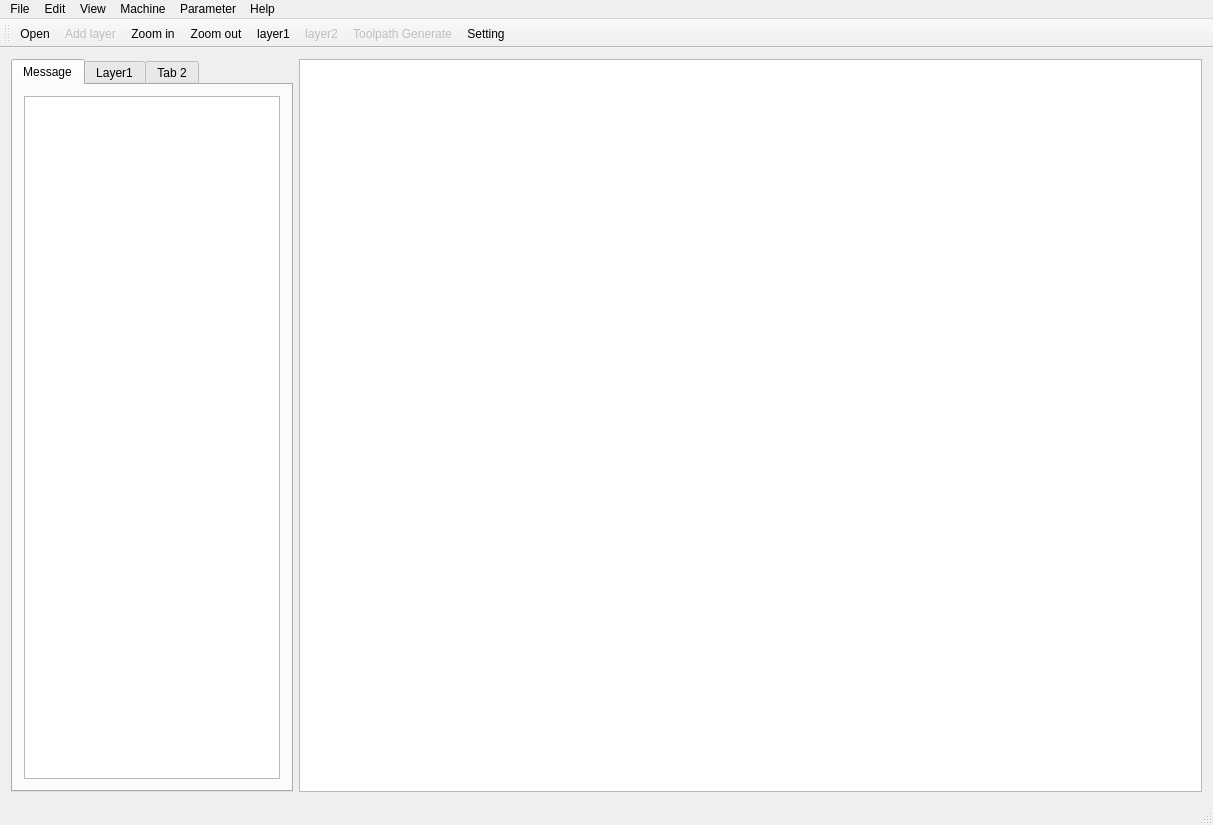
<?xml version="1.0" encoding="UTF-8"?>
<ui version="4.0">
 <class>MainWindow</class>
 <widget class="QMainWindow" name="MainWindow">
  <property name="geometry">
   <rect>
    <x>0</x>
    <y>0</y>
    <width>1213</width>
    <height>825</height>
   </rect>
  </property>
  <property name="sizePolicy">
   <sizepolicy hsizetype="Maximum" vsizetype="Maximum">
    <horstretch>0</horstretch>
    <verstretch>0</verstretch>
   </sizepolicy>
  </property>
  <property name="windowTitle">
   <string>gerberCAM v0.61</string>
  </property>
  <widget class="QWidget" name="centralWidget">
   <layout class="QHBoxLayout" name="horizontalLayout">
    <item>
     <widget class="QTabWidget" name="LayerTab1">
      <property name="sizePolicy">
       <sizepolicy hsizetype="Preferred" vsizetype="Expanding">
        <horstretch>0</horstretch>
        <verstretch>0</verstretch>
       </sizepolicy>
      </property>
      <property name="currentIndex">
       <number>0</number>
      </property>
      <widget class="QWidget" name="tabMessage">
       <attribute name="title">
        <string>Message</string>
       </attribute>
       <layout class="QGridLayout" name="gridLayout">
        <item row="0" column="0">
         <widget class="QTextBrowser" name="messageBrowser"/>
        </item>
       </layout>
      </widget>
      <widget class="QWidget" name="tabLayer1">
       <attribute name="title">
        <string>Layer1</string>
       </attribute>
       <layout class="QGridLayout" name="gridLayout_2">
        <item row="0" column="0">
         <widget class="QTreeView" name="treeViewlayer1">
          <property name="sizePolicy">
           <sizepolicy hsizetype="Expanding" vsizetype="Expanding">
            <horstretch>0</horstretch>
            <verstretch>0</verstretch>
           </sizepolicy>
          </property>
         </widget>
        </item>
       </layout>
      </widget>
      <widget class="QWidget" name="tabLayer2">
       <attribute name="title">
        <string>Tab 2</string>
       </attribute>
       <layout class="QGridLayout" name="gridLayout_3">
        <item row="0" column="0">
         <widget class="QTreeView" name="treeViewlayer2"/>
        </item>
       </layout>
      </widget>
     </widget>
    </item>
    <item>
     <widget class="QGraphicsView" name="graphicsView"/>
    </item>
   </layout>
  </widget>
  <widget class="QMenuBar" name="menuBar">
   <property name="geometry">
    <rect>
     <x>0</x>
     <y>0</y>
     <width>1213</width>
     <height>31</height>
    </rect>
   </property>
   <widget class="QMenu" name="menuFile">
    <property name="title">
     <string>File</string>
    </property>
    <addaction name="actionOpen"/>
    <addaction name="actionAdd_layer"/>
   </widget>
   <widget class="QMenu" name="menuEdit">
    <property name="title">
     <string>Edit</string>
    </property>
   </widget>
   <widget class="QMenu" name="menuView">
    <property name="title">
     <string>View</string>
    </property>
    <addaction name="actionZoom_in"/>
    <addaction name="actionZoom_out"/>
    <addaction name="actionLayer1"/>
    <addaction name="actionLayer2"/>
   </widget>
   <widget class="QMenu" name="menuParameter">
    <property name="title">
     <string>Parameter</string>
    </property>
    <addaction name="actionSetting"/>
   </widget>
   <widget class="QMenu" name="menuHelp">
    <property name="title">
     <string>Help</string>
    </property>
    <addaction name="actionAbout_GerberCAM"/>
   </widget>
   <widget class="QMenu" name="menuMachine">
    <property name="title">
     <string>Machine</string>
    </property>
    <addaction name="actionToolpath_generat"/>
    <addaction name="actionHole_Identify"/>
   </widget>
   <addaction name="menuFile"/>
   <addaction name="menuEdit"/>
   <addaction name="menuView"/>
   <addaction name="menuMachine"/>
   <addaction name="menuParameter"/>
   <addaction name="menuHelp"/>
  </widget>
  <widget class="QToolBar" name="mainToolBar">
   <attribute name="toolBarArea">
    <enum>TopToolBarArea</enum>
   </attribute>
   <attribute name="toolBarBreak">
    <bool>false</bool>
   </attribute>
   <addaction name="actionOpen"/>
   <addaction name="actionAdd_layer"/>
   <addaction name="actionZoom_in"/>
   <addaction name="actionZoom_out"/>
   <addaction name="actionLayer1"/>
   <addaction name="actionLayer2"/>
   <addaction name="actionToolpath_generat"/>
   <addaction name="actionSetting"/>
  </widget>
  <widget class="QStatusBar" name="statusBar"/>
  <action name="actionOpen">
   <property name="text">
    <string>Open</string>
   </property>
  </action>
  <action name="actionZoom_in">
   <property name="text">
    <string>Zoom in</string>
   </property>
  </action>
  <action name="actionZoom_out">
   <property name="text">
    <string>Zoom out</string>
   </property>
  </action>
  <action name="actionAdd_layer">
   <property name="enabled">
    <bool>false</bool>
   </property>
   <property name="text">
    <string>Add layer</string>
   </property>
  </action>
  <action name="actionLayer1">
   <property name="enabled">
    <bool>true</bool>
   </property>
   <property name="text">
    <string>layer1</string>
   </property>
  </action>
  <action name="actionLayer2">
   <property name="enabled">
    <bool>false</bool>
   </property>
   <property name="text">
    <string>layer2</string>
   </property>
  </action>
  <action name="actionToolpath_generat">
   <property name="enabled">
    <bool>false</bool>
   </property>
   <property name="text">
    <string>Toolpath Generate</string>
   </property>
  </action>
  <action name="actionSetting">
   <property name="text">
    <string>Setting</string>
   </property>
  </action>
  <action name="actionHole_Identify">
   <property name="text">
    <string>Hole Identify</string>
   </property>
  </action>
  <action name="actionAbout_GerberCAM">
   <property name="text">
    <string>About GerberCAM</string>
   </property>
  </action>
 </widget>
 <layoutdefault spacing="6" margin="11"/>
 <resources/>
 <connections/>
</ui>
